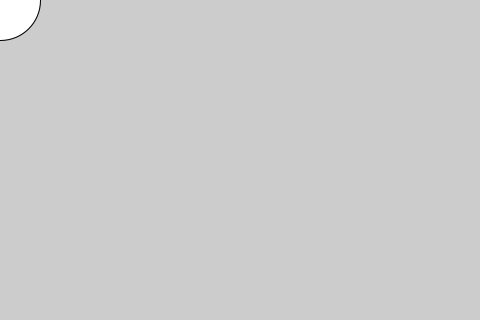
Frame 1 (no input)
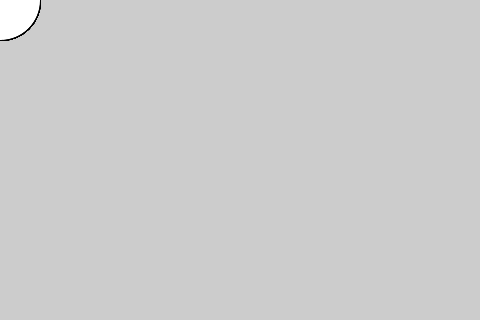
Frame 60 (the mouse pressed at the canvas centre just before this capture)
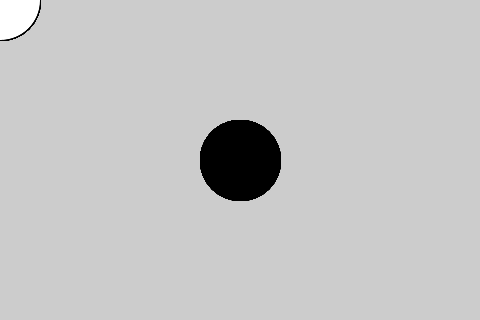
Frame 120 (the mouse held since frame 60 and released just before this capture)

The Processing sketch that drew these frames (run headless with seeded random() and noise(); from frame 60 on, the mouse is pressed at the canvas centre):

// Processing sketch: hello_mouse
// ── hello_mouse.pde
/* Hello Mouse */
// My first program in Processing

void setup() {
  size(480, 320);
  smooth();
}

void draw() {
  print("Colour: ");
  if (mousePressed) {
    fill(0);
    println("Black");
  } else {
    fill(255);
    println("White");
  }
  ellipse(mouseX, mouseY, 80, 80);
}
